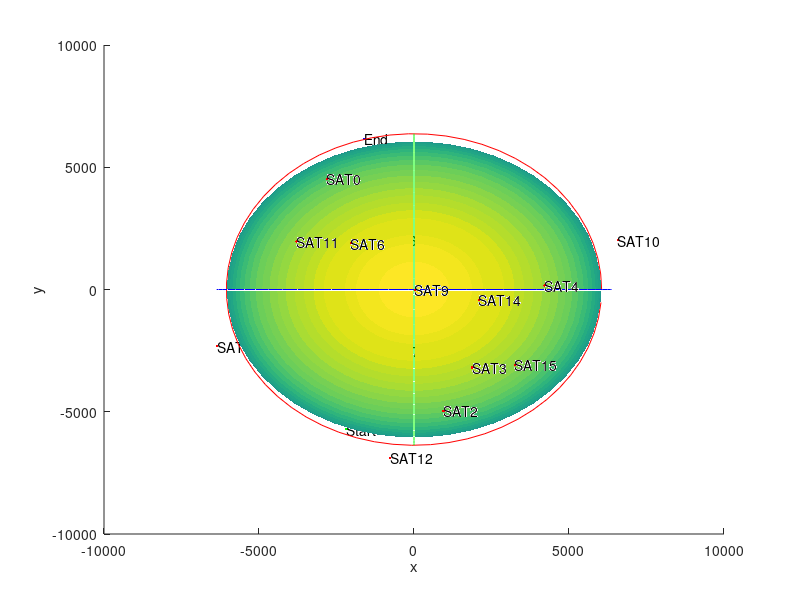

This chart was generated by the following MATLAB code:
fid=fopen('generate2.txt');
data=textscan(fid,'%s');
fclose(fid);
data=data{1,1};
[m,n]=size(data);

hold on;

r=6371;
sc=10000;

%At all times, have a list of reachable neighbours.
%HYPOTHESIS: find neighbour closest to midpoint of shortest line on land
%connecting points.


for i=3:m-1

    line=textscan(data{i,:},'%s %f %f %f','Delimiter',',');
    x=cos(line{1,2})*cos(line{1,3})*(line{1,4}+r);
    y=cos(line{1,2})*sin(line{1,3})*(line{1,4}+r);
    z=sin(line{1,2})*(line{1,4}+r);
    
    plot3(x,y,z,'marker','.','color','red');
    text(x,y,z,line{1,1});
    
end


 line=textscan(data{m,:},'%s %f %f %f %f','Delimiter',',');
 
 geo1=[line{1,2} line{1,3}];
 x=cos(line{1,2})*cos(line{1,3})*(r);
 y=cos(line{1,2})*sin(line{1,3})*(r);
 z=sin(line{1,2})*(r);
    
    plot3(x,y,z,'marker','.','color','green');
    text(x,y,z,'Start');
V1=[x y z];

geo2=[line{1,4} line{1,5}];


x=cos(line{1,4})*cos(line{1,5})*(r);
 y=cos(line{1,4})*sin(line{1,5})*(r);
 z=sin(line{1,4})*(r);
    
    plot3(x,y,z,'marker','.','color','blue');
    text(x,y,z,'End');
V2=[x y z];
lat1=line{1,2};
lon1=line{1,3};
lat2=line{1,4};
lon2=line{1,5};

f=1;
d=acos(sin(lat1)*sin(lat2)+cos(lat1)*cos(lat2)*cos(lon1-lon2));


midV=r*(V1+V2)/norm(V1+V2);
 plot3(midV(1,1),midV(1,2),midV(1,3),'marker','.','color','yellow');
    text(midV(1,1),midV(1,2),midV(1,3),'MidPOINT');

[X,Y,Z]=sphere(50);

sr=r*0.95; %draw a smaller earth
x=0:0.1:2*pi;
y=sqrt(sr^2-x.^2);
plot(sr*cos(x),r*sin(x),'r');
plot3(r*cos(x),r*sin(x)*0,r*sin(x),'b');
plot3(r*cos(x)*0,r*cos(x),r*sin(x),'g');

xlabel('x');
ylabel('y');
zlabel('z');
surf(X*sr,Y*sr,Z*sr);
shading flat;
hold off;